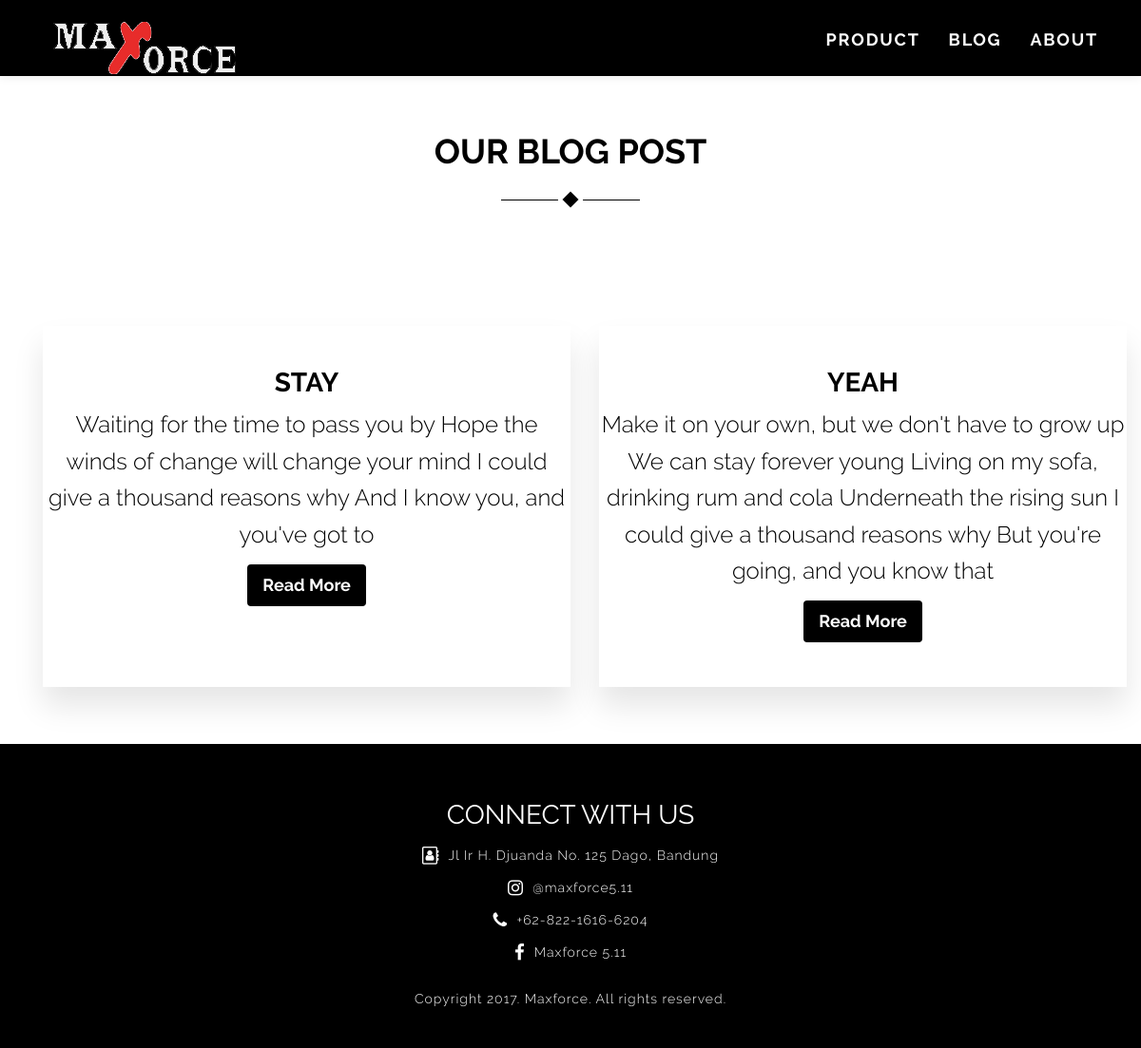
/articles/, run on an earlier commit of the app's database.
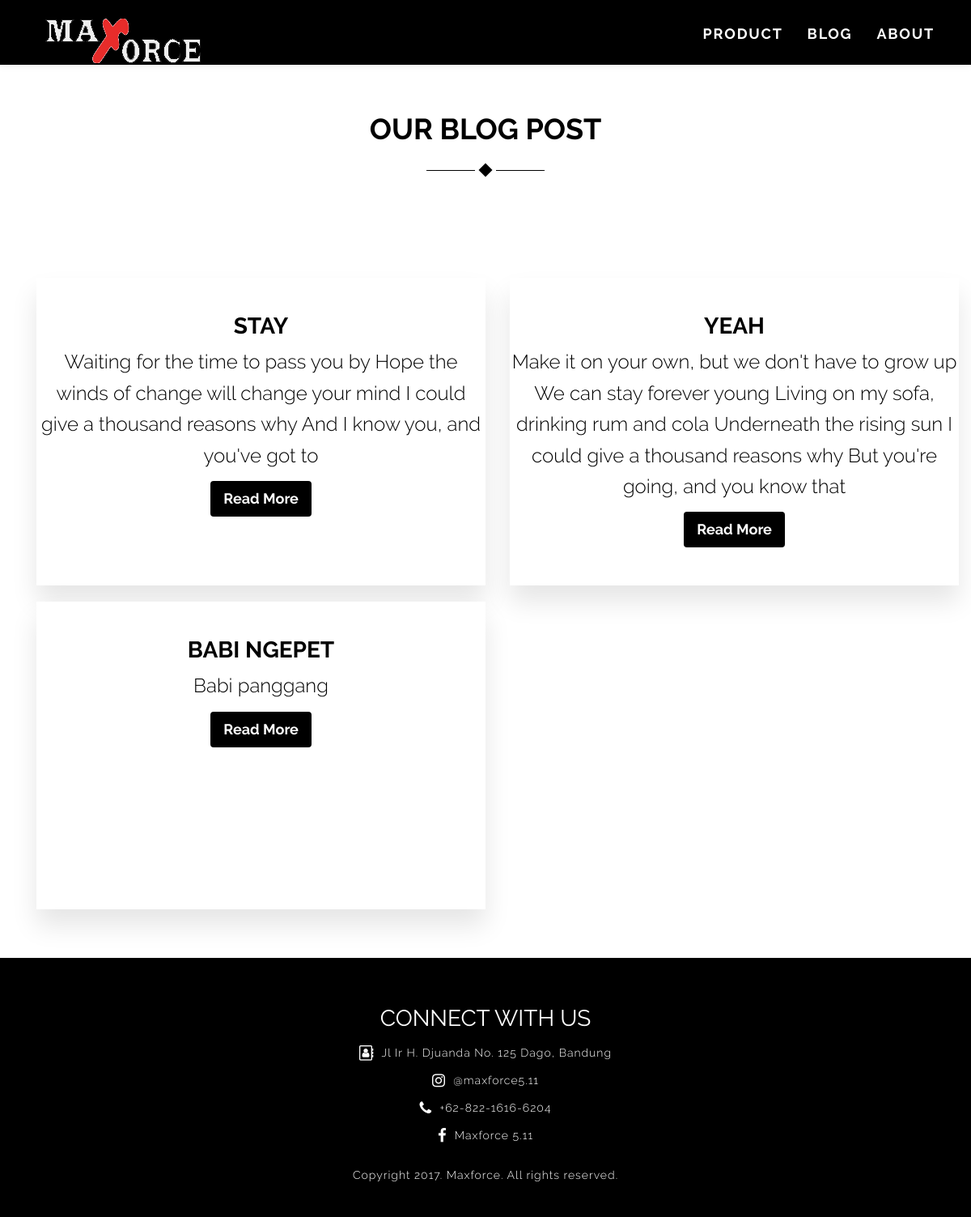
And on a later commit of the database.
### shop/models.py (models this page shows)
class Article(models.Model):
    title = models.CharField(max_length=50)
    description = models.TextField()
    created_at = models.DateTimeField(auto_now_add=True)
    updated_at = models.DateTimeField(auto_now=True)

### shop/views.py (the view)
# urls.py: url(r'^articles/$', views.articles, name='articles'),
def articles(request):
    template_name = 'shop/articles.html'
    articles = Article.objects.all
    return render(request, template_name, { 'articles' : articles})

### shop/templates/shop/articles.html
{% extends 'shop/base.html' %}
{% load static %}
{% block content %}
<div class="container" style="margin-top: 100px;">
	<div class="text-center text-title pd-t-20 pd-b-40">
		<h1>OUR BLOG POST</h1>
		<div class="group-shape">
			<div id="element1">  <hr></div>
			<div id="element2">  <div class="diamond-small"></div> </div>
			<div id="element3">  <hr> </div>
		</div>
		<div class="container pd-b-20" style="margin-top: 100px">
			<div class="row text-center">
				{% for article in articles %}
				<div class="col-md-6 col-sm-6 mg-b-20 pd-t-20">
					<div class="back-box">
						<div class="prod-text">
							<h2 class="text-uppercase text-bold">{{ article.title }}</h2>
							<p>{{ article.description }}</p>
							<a href="product.html">
								<button type="button" class="btn btn-default btn-lg text-white">
									Read More
								</button>
							</a>
						</div>
					</div>
				</div>
				{% endfor %}
			</div>
		</div>
	</div>
</div>
{% endblock %}

What changed in the data, as far as the page shows it:
added Article: title "BABI NGEPET", description "Babi panggang"
